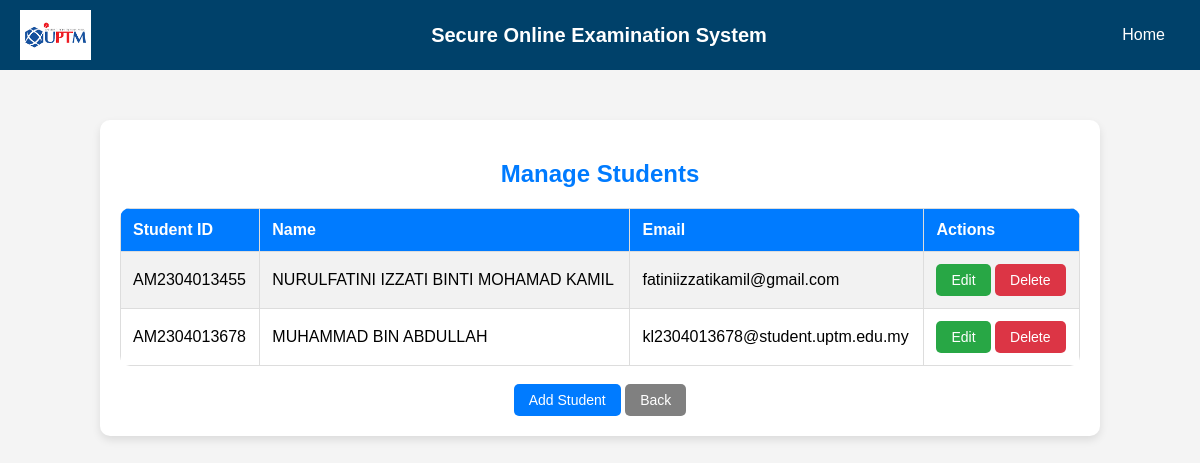
Page /manage_students.php (signed in) on the committed database.
### tables this page shows
CREATE TABLE `students` (
  `student_id` varchar(20) NOT NULL,
  `name` varchar(100) NOT NULL,
  `email` varchar(100) NOT NULL,
  `password` varchar(255) NOT NULL,
  `ic_number` varchar(20) DEFAULT NULL,
  `phone` varchar(20) DEFAULT NULL,
  `dob` date DEFAULT NULL,
  `address` text DEFAULT NULL,
  `programme_code` varchar(20) DEFAULT NULL
);

### manage_students.php (the view, shortened to what this page needs)
<?php
include "db_connection.php";
?>
<!DOCTYPE html>
<html lang="en">
<head>
</head>
<body>
    <div class="container">
        <h2>Manage Students</h2>
        <table>
            <tr>
                <th>Student ID</th>
                <th>Name</th>
                <th>Email</th>
                <th>Actions</th>
            </tr>
            <?php
            $sql = "SELECT * FROM students";
            $result = $conn->query($sql);
            while ($row = $result->fetch_assoc()) {
                echo "<tr>
                        <td>{$row['student_id']}</td>
                        <td>{$row['name']}</td>
                        <td>{$row['email']}</td>
                        <td>
                            <a href='edit_student.php?id={$row['student_id']}' class='btn edit'>Edit</a>
                            <a href='delete_student.php?id={$row['student_id']}' class='btn delete' onclick=\"return confirm('Are you sure?');\">Delete</a>
                        </td>
                    </tr>";
            }
            ?>
        </table>
        <br>
        <a href="add_student.php" class="btn add-btn">Add Student</a>
        <a href="manage_user.php" class="btn back">Back</a>
    </div>
</body>
</html>

### navbar.php (style rules this page uses)
body { font-family: Arial, sans-serif; margin: 0; padding: 0; }

### manage_students.php (style rules this page uses)
body { font-family: Arial, sans-serif; background-color: #f4f4f4; text-align: center; margin: 0; padding: 0; }
.container { width: 80%; margin: 50px auto; background: white; padding: 20px; border-radius: 10px; box-shadow: 0px 4px 8px rgba(0, 0, 0, 0.1); }
h2 { color: #007bff; }
table { width: 100%; border-collapse: collapse; margin-top: 20px; border-radius: 10px; overflow: hidden; }
th, td { border: 1px solid #ddd; padding: 12px; text-align: left; }
th { background-color: #007bff; color: white; }
tr:nth-child(even) { background-color: #f2f2f2; }
.btn { display: inline-block; padding: 8px 15px; text-decoration: none; color: white; border-radius: 5px; font-size: 14px; transition: 0.3s; }
.edit { background-color: #28a745; }
.delete { background-color: #dc3545; }
.add-btn { background-color: #007bff; }
.back { background-color: gray; }

### rows in the picture
students: student_id "AM2304013455", name "NURULFATINI IZZATI BINTI MOHAMAD KAMIL", email "fatiniizzatikamil@gmail.com"
students: student_id "AM2304013678", name "MUHAMMAD BIN ABDULLAH", email "kl2304013678@student.uptm.edu.my"
